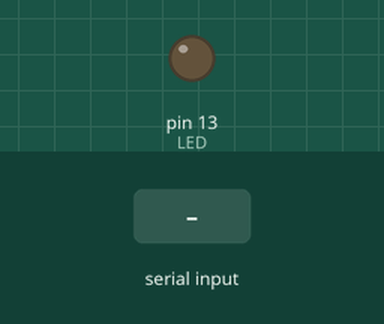
Bench run of a sketch on a simulated Arduino Uno, built with avr-gcc and run on an emulated ATmega328P. On the bench: output pins drawn as LEDs (lit = HIGH). Inputs (shaded band) come from the test bench.

Above: at 1.2 s.
1.3 s: "e" received over Serial
At 2.5 s:
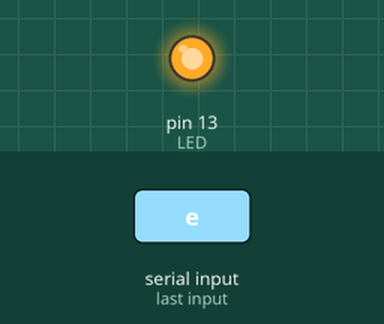
2.8 s: "a" received over Serial
At 3.8 s:
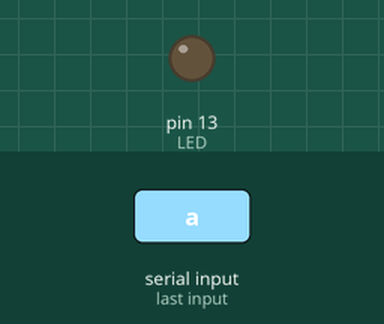
Timing chart, 0 to 5.8 s (numbered marks = the images above; inputs shaded):
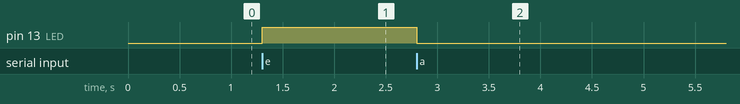

Measured:
- after the input at 1.3 s, pin 13 (LED): LOW → HIGH at once
- after the input at 2.8 s, pin 13 (LED): HIGH → LOW at once

The sketch:

comunicacion.ino
```cpp
/*
    CODIGO PARA ARDUINO

*/

#define LED 13

int dato = 0; //variable para guardar el mensaje

void setup()
{
   pinMode(LED, OUTPUT); //establecemos el pin 13 como salida
   Serial.begin(9600); //inicializamos Serial
}

void loop()
{
   if (Serial.available() > 0)
   {
      dato= Serial.read(); //leemos el serial

      if(dato== 'e')
      {
         digitalWrite(13, HIGH); //si entra una 'e' encendemos el LED
      }
      else if(dato == 'a')
      {
         digitalWrite(13, LOW); //si entra una 'a' apagamos el LED
      }
   }
}
```
